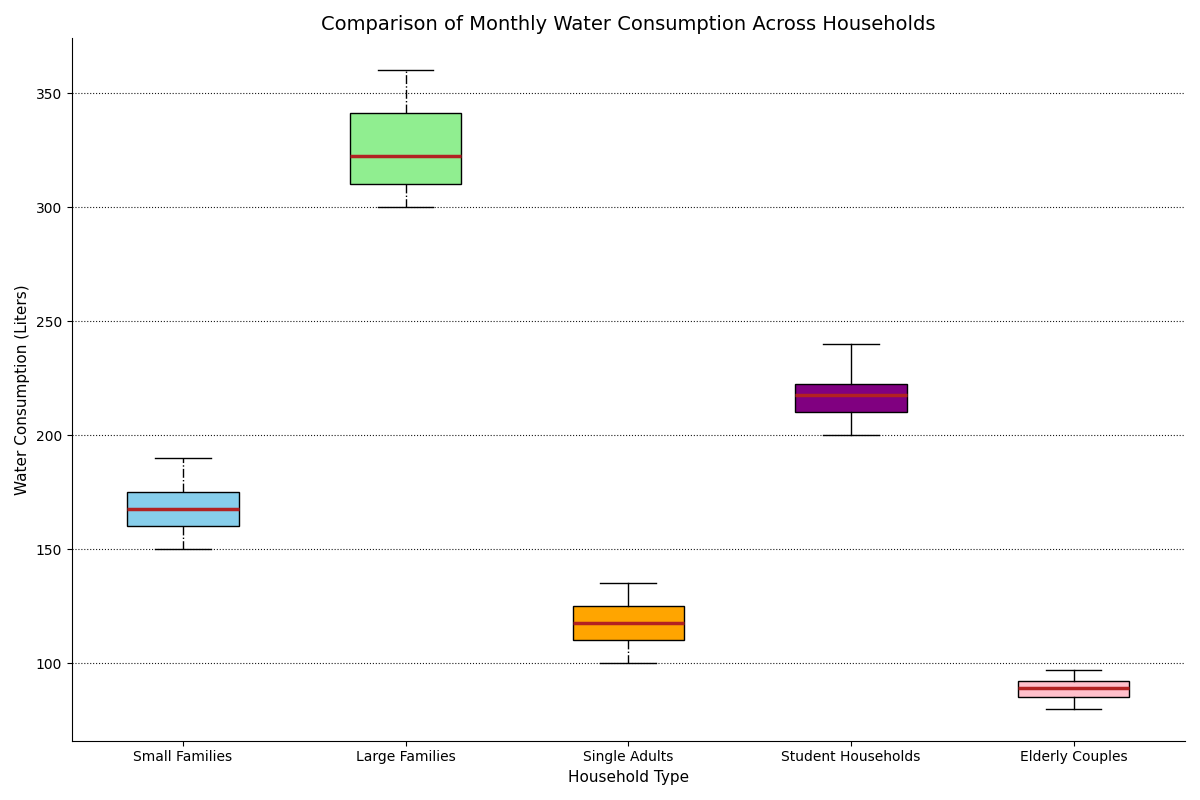

Here is the Python script that generated this plot:
import matplotlib.pyplot as plt
import numpy as np

small_families = [150, 160, 170, 155, 165, 180, 175, 160, 170, 165, 175, 190]
large_families = [300, 310, 320, 305, 315, 350, 345, 310, 330, 325, 340, 360]
single_adults = [100, 110, 115, 105, 120, 125, 110, 120, 115, 125, 130, 135]
student_households = [200, 210, 220, 205, 215, 230, 220, 210, 220, 215, 230, 240]
elderly_couples = [80, 85, 90, 82, 88, 95, 92, 85, 90, 88, 92, 97]

water_usage_data = [small_families, large_families, single_adults, student_households, elderly_couples]
household_types = ['Small Families', 'Large Families', 'Single Adults', 'Student Households', 'Elderly Couples']

# Create the vertical box plot
fig, ax = plt.subplots(figsize=(12, 8))

# Plot the data with customized properties
box = ax.boxplot(water_usage_data, vert=True, patch_artist=True, labels=household_types, notch=False)

# Define colors for each household type
colors = ['skyblue', 'lightgreen', 'orange', 'purple', 'pink']
for patch, color in zip(box['boxes'], colors):
    patch.set_facecolor(color)

# Customize plot appearance
for whisker, cap, median, flier in zip(box['whiskers'], box['caps'], box['medians'], box['fliers']):
    whisker.set(color='black', linewidth=1, linestyle='-.')
    cap.set(color='black', linewidth=1)
    median.set(color='firebrick', linewidth=2.5)
    flier.set(marker='s', color='blue', alpha=0.8)

# Set titles and labels
ax.set_title('Comparison of Monthly Water Consumption Across Households', fontsize=14, fontweight='normal')
ax.set_ylabel('Water Consumption (Liters)', fontsize=11)
ax.set_xlabel('Household Type', fontsize=11)
ax.yaxis.grid(True, linestyle=':', color='black', alpha=0.9)

# Remove the top and right border lines
ax.spines['top'].set_visible(False)
ax.spines['right'].set_visible(False)

# Automatically adjust layout to prevent overlap
plt.tight_layout()

# Display the plot
plt.show()
